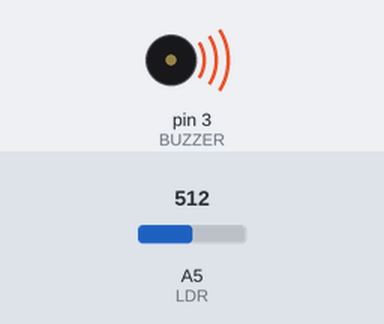
Simulated run of this sketch. Board: Arduino Uno, built with avr-gcc and run on an emulated ATmega328P. On the bench: buzzer (waves = sounding). The inputs (shaded band) are chosen by the test bench; at power-on: A5 (LDR) = 512.

Above: at 1.2 s.
1.3 s: A5 (LDR) set to 11
At 1.8 s:
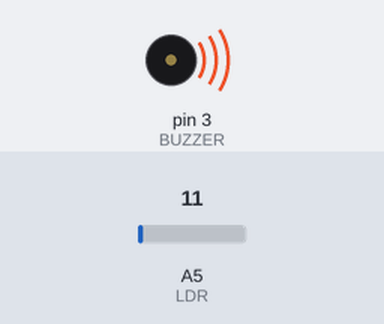
2.8 s: A5 (LDR) set to 8
At 3.1 s:
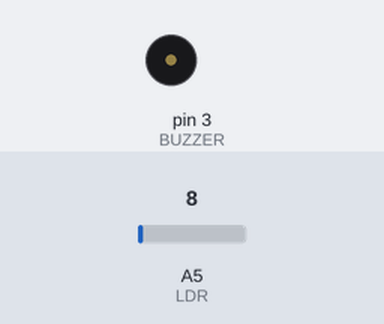
4.3 s: A5 (LDR) set to 122
At 5.4 s:
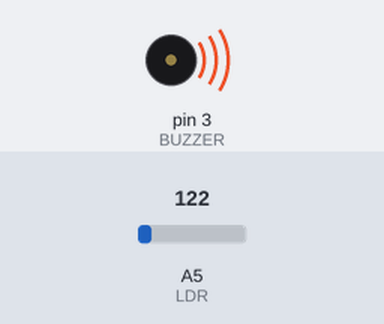
5.8 s: A5 (LDR) set to 0
At 6.6 s:
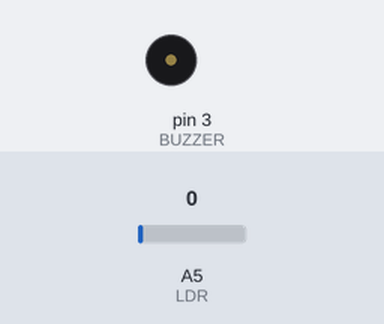
Timing chart, 0 to 8.3 s (numbered marks = the images above; inputs shaded):
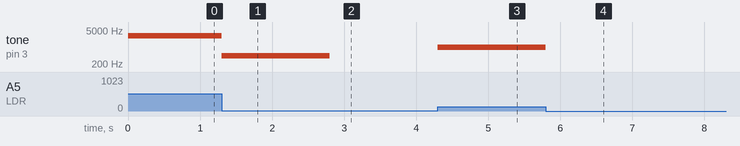

The sketch:

light2sound.ino
```cpp
#define BUZZER (3)
#define LDR (A5)

void setup() {
  pinMode(BUZZER, OUTPUT);
  pinMode(LDR, INPUT);
}

void loop() {
  int light = analogRead(LDR);

  if (light < 10)
    noTone(BUZZER);
  else
    tone(BUZZER, map(light, 10, 100, 440, 880));
}
```

Measured:
- the behaviour switches between 10 and 9 on A5 (LDR) (found by bisection; images 1 and 2)
- after the input at 1.3 s, tone on pin 3 (BUZZER): 2894 Hz → 444 Hz at once
- after the input at 2.8 s, tone on pin 3 (BUZZER): 444 Hz → silent at once
- after the input at 4.3 s, tone on pin 3 (BUZZER): silent → 987 Hz at once
- after the input at 5.8 s, tone on pin 3 (BUZZER): 987 Hz → silent at once
